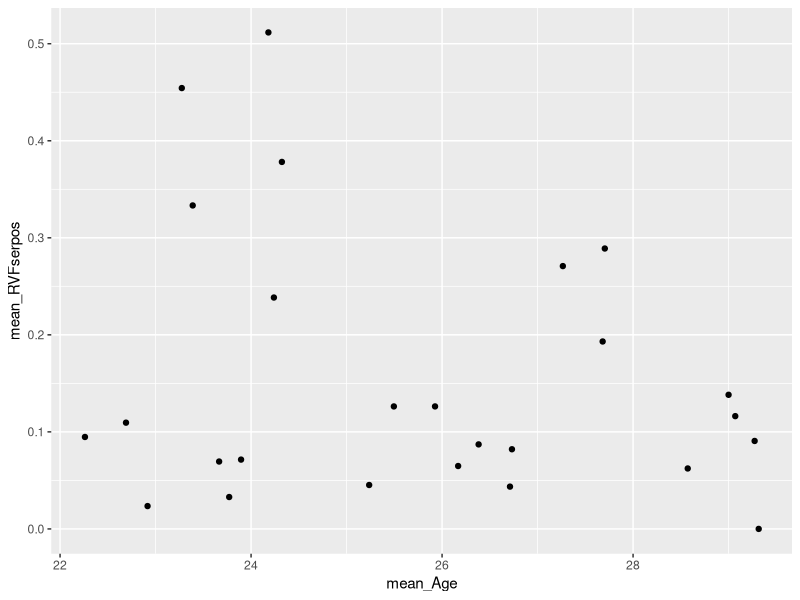

Generate this figure with R:
setwd("~/FOS Lassa")

library(tidyverse)
sero_data <- read.csv("Lassa_sero.csv", header=TRUE)
sero_data <- na.omit(sero_data)
create_empty_table <- function(num_rows, num_cols) {
  frame <- data.frame(matrix(NA, nrow = num_rows, ncol = num_cols))
  return(frame)
}




#Summarize Serology by site and age
SiteByAge=sero_data %>%
  group_by(chiefdom) %>%
  summarize(mean_RVFserpos = mean(iggbinary, na.rm = TRUE),mean_Age = mean(age_en, na.rm = TRUE))
#Check for relationship between average age and IgG
ggplot(SiteByAge, aes(x=mean_Age, y=mean_RVFserpos)) + geom_point()

# Estimate FOI (lambda) by site
Sites=unique(sero_data$chiefdom)
# Estimate FOI (lambda) by site
df <- create_empty_table(length(Sites), 10)
colnames(df) <-  c("lambda","lambdaSE","rho","rhoSE","t","tSE","loglik", "Site","Size","Seroprev")


for(i in 1:length(Sites)){
  site=subset(sero_data, chiefdom==Sites[i])
  a=site$age_en
  x=site$iggbinary
  array=cbind(a,x)
  
  if(sum(x)==0){
    df[i,1]=0
    df[i,2]=NA
    df[i,3]=NA
    df[i,4]=NA
    df[i,5]=NA
    df[i,6]=NA
    df[i,7]=NA
    df[i,8]=Sites[i]
  }else{
    nloglik <- function(theta){
      lambda=theta[1]
      rho=theta[2]
      t=theta[3]
      if (lambda<0|rho<0|t<1) {
        return(Inf)
      } else {
      old=array[t<a,]
      young=array[t>=a,]
      young <- matrix(young,ncol=2)
          lik_old=sum(log(exp((lambda/100*(t-old[,1])-t*rho*lambda/100)*(1-old[,2]))*(1-exp(lambda/100*(t-old[,1])-t*rho*lambda/100))^old[,2]))
          lik_young=sum(log(exp(-rho*lambda/100*young[,1]*(1-young[,2]))*(1-exp(-rho*lambda/100*young[,1]))^young[,2]))
          loglik=lik_old+lik_young
      return(-loglik)
      }
    }
    #Maximize the Log Likelihood for Lambda (L)
    m <- optim(c(0.1,1,10), nloglik, method = "SANN", hessian = TRUE)
    df[i,1]=m$par[1]/100
    df[i,2]=sqrt(diag(solve(m$hessian)))[1]/100
    df[i,3]=m$par[2]
    df[i,4]=sqrt(diag(solve(m$hessian)))[2]
    df[i,5]=m$par[3]
    df[i,6]=sqrt(diag(solve(m$hessian)))[3]
    df[i,7]=m$value
    df[i,8]=Sites[i]
  }
  df[i,9]=nrow(site)
  df[i,10]=sum(x)/nrow(site)
}

#view results by site
df
